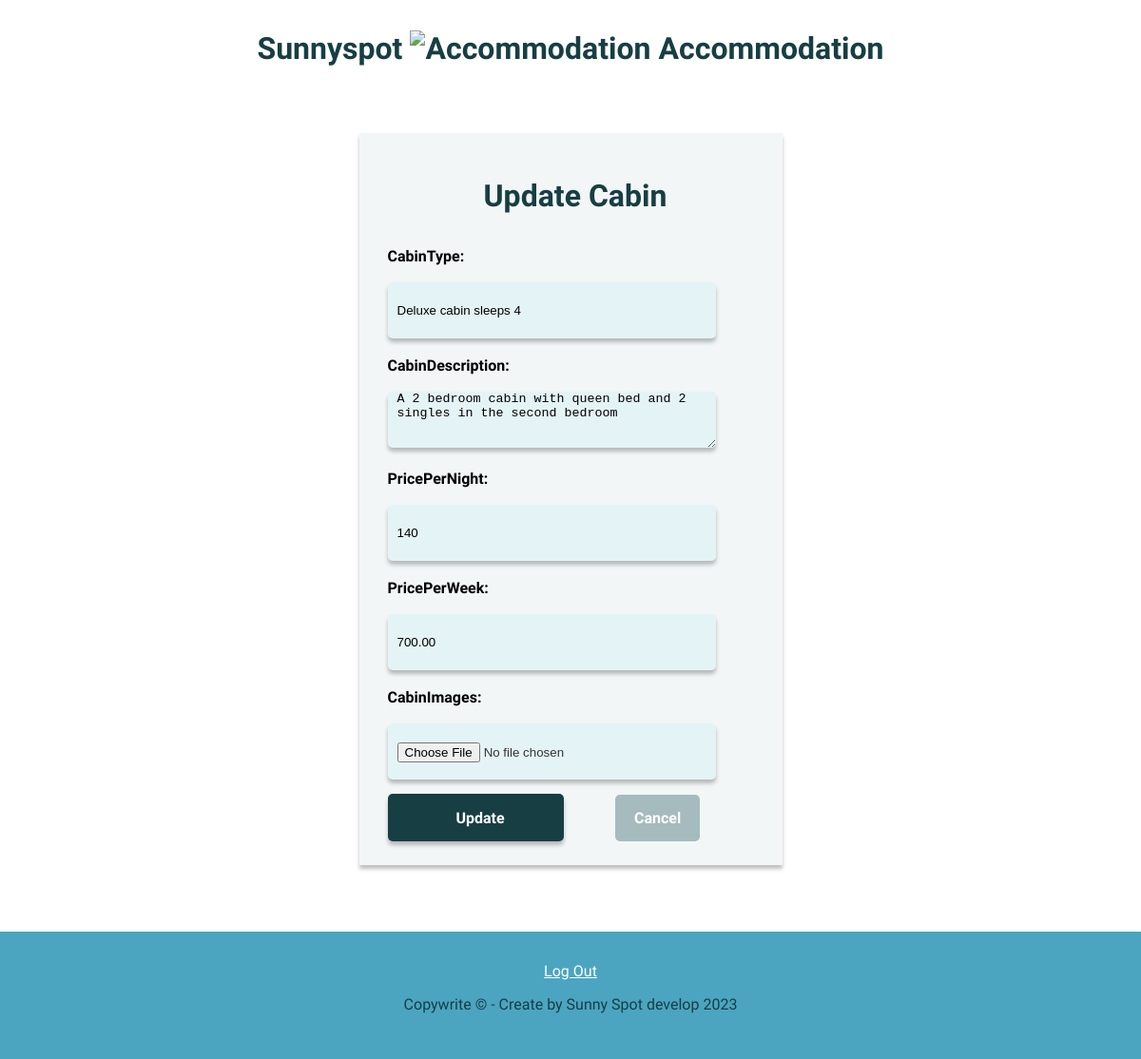
Page /php/updateCabin.php?id=3 on the committed database.
### tables this page shows
CREATE TABLE Cabin (
                cabinID BIGINT AUTO_INCREMENT NOT NULL,
                cabinType VARCHAR(150) NOT NULL,
                cabinDescription VARCHAR(255) NOT NULL,
                pricePerNight BIGINT NOT NULL,
                pricePerWeek DECIMAL(10,2) NOT NULL,
                photo VARCHAR(50) NOT NULL,
                PRIMARY KEY (cabinID)
);

### php/updateCabin.php (the view, shortened to what this page needs)
<?php
require('header.php');
require('config.php');
if (isset($_GET['id'])) {
    $cabin_id = mysqli_real_escape_string($conn, $_GET['id']);
    $sql = "SELECT * FROM `cabin` WHERE cabinID ='$cabin_id'";
    if ($res = $conn->query($sql)) {
        if ($res->num_rows > 0) {
            while ($row = $res->fetch_array()) {
                if (isset($row['cabinID'])) {
                    $cabin_id = $row['cabinID'];
                }
                if (isset($row['cabinType'])) {
                    $cabin_type = $row['cabinType'];
                }
                if (isset($row['cabinDescription'])) {
                    $cabin_description = $row['cabinDescription'];
                }
                if (isset($row['pricePerNight'])) {
                    $price_day = $row['pricePerNight'];
                }
                if (isset($row['pricePerWeek'])) {
                    $price_week = $row['pricePerWeek'];
                }
            }
        } else {
            echo "No record found for the provided ID.";
            exit();
        }
    } else {
        echo "ERROR: Could not able to execute $sql. " . $conn->error;
        exit();
    }
} else {
    echo "No ID parameter provided.";
    exit();
}
?>
<header>
    <div class="logo">
        <h1>Sunnyspot <img src="../images/accommodation.png" alt="Accommodation"> Accommodation</h1>
    </div>
</header>
<form class="add_cabin" action="updateCabin.php?id=<?php echo $cabin_id; ?>" method="POST" enctype="multipart/form-data">
    <h1>Update Cabin</h1>
    <label>CabinType:</label>
    <input type="text" id="cabin_type" name="cabin_type" value="<?php echo $cabin_type; ?>" required>
    <label>CabinDescription:</label>
    <textarea id="description" name="cabin_description" rows="4" cols="50"><?php echo $cabin_description; ?></textarea>
    <label>PricePerNight:</label>
    <input type="text" id="price_day" name="price_day" value="<?php echo $price_day; ?>">
    <label>PricePerWeek:</label>
    <input type="text" id="price_week" name="price_week" value="<?php echo $price_week; ?>">
    <label for="cabinimage" class="file-upload">CabinImages:</label>
    <input type="file" id="cabinimage" name="cabinimage" accept="image/*">
    <br>
    <input type="submit" name="update_cabin" id="update_cabin" class="btn_add" value="Update">
    <a href="showAllCabins.php" class="btn-cancel">Cancel</a>
</form>
<footer>
    <a href="../php/adminLogout.php">Log Out</a>
    <p>Copywrite © - Create by Sunny Spot develop 2023</p>
</footer>

### style/sunny.css (style rules this page uses)
* { margin: 0; padding: 0; box-sizing: border-box; }
body { font-family: Verdana, Arial, sans-serif; color: #343434; }
h1, h2, h3, p, nav, label { font-family: Quando, Arial, serif; color: #173e43; margin-top: 1em; margin-bottom: 1em; text-align: center; }
.logo { display: block; align-items: center; }
.logo img { max-width: 100%; height: auto; text-align: center; }
.form, .add_cabin { width: 445px; height: auto; align-items: center; margin: 70px auto; padding: 15px 20px 25px 30px; background-color: rgb(242, 246, 247); box-shadow: 0px 4px 4px rgba(0, 0, 0, 0.25); }
label { width: 86px; height: 24px; font-style: bold; font-weight: 600; font-size: 16px; line-height: 17px; display: flex; align-items: center; color: #000000; }
input, textarea { width: 345px; height: 59px; background: rgba(190, 232, 245, 0.27); box-shadow: 0px 4px 4px rgba(0, 0, 0, 0.25); border-radius: 5px; border: none; outline: none; padding-left: 10px; }
.btn-cancel { background-color: #a5bbbe; color: white; padding: 15px 20px; text-decoration: none; font-family: Quando, Arial, serif; font-size: 16px; font-weight: 600; border-radius: 5px; cursor: pointer; }
input[type="submit"] { margin-top: 15px; align-items: center; }
input[type="file"] { padding-top: 20px; }
footer { background-color: #4BA5C1; color: white; text-align: center; padding: 2em; margin-top: 1em; font-family: Quando, Arial, serif; }
footer a { color: white; }
button, input[type="submit"], input[type="reset"], input[type="button"] { color: #fff; font-family: Quando, Arial, serif; font-size: 16px; font-weight: 600; border-radius: 5px; cursor: pointer; height: 50px; margin-right: 50px; }
input[type="submit"], .btn-add, .btn-update { background-color: #173e43; width: 185px; }
form button, form input[type="submit"], form input[type="reset"], form input[type="button"] { margin-top: 15px; align-items: center; }

### rows in the picture
cabin: cabin_type "Deluxe cabin sleeps 4", cabin_description "A 2 bedroom cabin with queen bed and 2 singles in the second bedroom", price_day "140", price_week "700.00"
